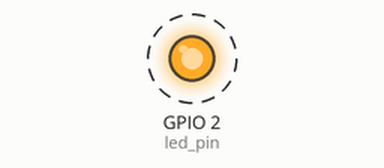
Recording of a program running on a simulated Raspberry Pi (BCM pin numbers). On the bench: output pins drawn as LEDs (lit = HIGH). Dashed ring = blinking. What the program prints to the terminal is not drawn.

Above: at 0.5 s.
Timing chart, 0 to 4.6 s (numbered marks = the images above):
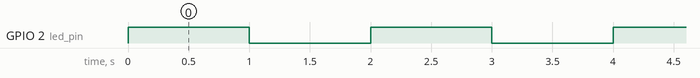

Measured:
- by itself, GPIO 2 (led_pin): alternates HIGH for 1.0 s and LOW for 1.0 s

The program:

ejercicio1.py
```python
# Bienvenidos a Sys On Chip
# ==============================
# Ejercicio No.1
# En este programa vamos a encender y apagar un led que se encuentra conectado a una raspberry
# a traves del puuerto GPIO 2. A traves de un bucle infinito donde se controla el encendido
# y apagado del led para que emita luz intermitentemente
# ==============================================================================================

import RPi.GPIO as GPIO
import time

# Configura el modo de GPIO
GPIO.setmode(GPIO.BCM)

# Define el número del puerto GPIO al que está conectado el LED (en este caso, GPIO2)
led_pin = 2

# Configura el puerto GPIO como salida
GPIO.setup(led_pin, GPIO.OUT)

# Ingresa a un bucle infinito hasta que ocurra una interrupción de teclado (Ctrl+C)
try:
    while True:
        # Enciende el LED
        print("Encendiendo el LED...")
        GPIO.output(led_pin, GPIO.HIGH)
        time.sleep(1)

        # Apaga el LED
        print("Apagando el LED...")
        GPIO.output(led_pin, GPIO.LOW)
        time.sleep(1)

except KeyboardInterrupt:
    # Maneja la interrupción del teclado (Ctrl+C)
    pass

finally:
    # Limpia y apaga el LED al finalizar
    GPIO.cleanup()
    print("GPIO limpio. Programa finalizado.")
```
